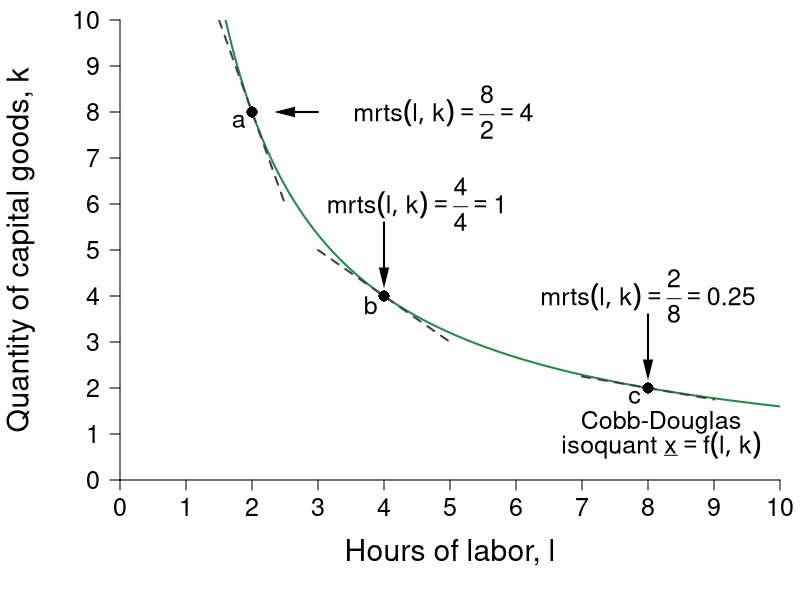

Recreate this plot in R.
#Graph Designer: Simon Halliday
#Authors: Bowles, Foley and Halliday
#Title: Coordination, Conflict and Competition: A Text in Microeconomics

library(shape)
pdf(file = "specprodexch/isoquant_trs.pdf", width = 7, height = 7)

#Set parameters for graphics
pointsize <- 1.8
axislabelsize <- 1.8
labelsize <- 1.5
namesize <- 1.8
annotatesize <- 1.5
graphlinewidth <- 2
segmentlinewidth <- 1.5


COL <- c("#7fc97f", "#beaed4", "#fdc086", "#ffff99", "#386cb0", "#f0027f", "#bf5b17", "#666666")
COLA <- c("#e0f3db", "#99d8c9","#66c2a4","#41ae76", "#238b45", "#005824")
COLB <- c("#c6dbef", "#4eb3d3", "#2b8cbe", "#0868ac","#084081")

#Edited the margins to cater for the larger LHS labels
par(mar =  c(6, 6, 1, 1))

uFn <- function(x, y, alpha = 0.5){
  (x^alpha)*(y^(1 - alpha))
}

indiffA <- function(x, alpha = 0.5, uA = 5) {
  (uA / x^alpha)^(1/(1 - alpha))
}

trsline <- function(x, constant = 10, slope = 4){
  constant - (slope)*x
}

xlims <- c(0, 10)
ylims <- c(0, 10)

npts <- 501 
x <- seq(xlims[1], xlims[2], length.out = npts)
y <- seq(ylims[1], ylims[2], length.out = npts) 
a <- c(2, 4, 6)

plot(0, 0, xlim = xlims, ylim = ylims, type = "n",
     xlab = expression(paste("")),
     ylab = expression(paste("")), 
     xaxt = "n", 
     yaxt = "n", 
     cex.lab = axislabelsize, 
     bty = "n", 
     xaxs = "i", 
     yaxs = "i"
)


ticksy <- seq(from = 0, to = ylims[2], by = 1)
ylabels <- seq(from = 0, to = ylims[2], by = 1)
ticksx <- seq(from = 0, to = xlims[2], by = 1)
xlabels <- seq(from = 0, to = xlims[2], by = 1)

axis(1, at = ticksx, pos = 0, labels = xlabels, cex.axis = labelsize)
axis(2, at = ticksy, pos = 0, labels = ylabels, las = 1, cex.axis = labelsize)

npts <- 500 
xx1 <- seq(xlims[1], xlims[2], length.out = npts)
xx2 <- seq(0, xlims[2], length.out = npts)
xx3 <- seq(1.5, 2.5, length.out = npts)
xx4 <- seq(3, 5, length.out = npts)
xx5 <- seq(7, 9, length.out = npts)

#Draw the graphs
lines(xx1, indiffA(xx1, alpha = 0.5, uA = 4), col = COLA[5], lwd = graphlinewidth)
lines(xx3, trsline(xx3, constant = 16), col = "grey26", lty = 2, lwd = graphlinewidth)
lines(xx4, trsline(xx4, constant = 8, slope = 1), col = "grey26", lty = 2, lwd = graphlinewidth)
lines(xx5, trsline(xx5, constant = 4, slope = 0.25), col = "grey26", lty = 2, lwd = graphlinewidth)

#Axis labels
mtext(expression(paste("Hours of labor, ", l)), side = 1, line = 3.5, cex = axislabelsize)
text(-1.5, 5, expression(paste("Quantity of capital goods, ", k)), xpd = TRUE, cex = axislabelsize, srt = 90) 

#Label the indifference curves
text(8.2, 1.25, expression("Cobb-Douglas"), cex = labelsize, xpd = TRUE)
text(8.2, 0.75, expression(paste("isoquant ", underline(x) ==f(l,k))), cex = labelsize, xpd = TRUE)

text(8, 4, expression(paste(mrts(l,k) == frac(2,8), phantom() == 0.25)), cex = labelsize, xpd = TRUE)
Arrows(8, 3.6, 8, 2.4, col = "black", lty = 1, lwd = 2, arr.type = "triangle", arr.lwd = 0.5)

text(4.5, 6, expression(paste(mrts(l,k) == frac(4,4), phantom()==1)), cex = labelsize)
Arrows(4, 5.6, 4, 4.4, col = "black", lty = 1, lwd = 2, arr.type = "triangle", arr.lwd = 0.5)

text(4.9, 8, expression(paste(mrts(l,k) == frac(8,2), phantom() == 4)), cex = labelsize)
Arrows(3, 8, 2.5, 8, col = "black", lty = 1, lwd = 2, arr.type = "triangle", arr.lwd = 0.5)


#Label feasible and infeasible
#Label removed for now
#text(8, 9, expression(paste(mrts(l,k) == frac(x[l], x[k]), phantom() == frac(mp[l], mp[k]), phantom() == -frac(dk,dl))), cex = labelsize, xpd = TRUE)


#Annotate points (4,4),(2,8),(8,2) on feasibility frontier
text(3.8, 3.8, expression(paste(b)), cex = labelsize)
points(4, 4, pch = 16, col = "black", cex = 1.5)

text(1.8, 7.8, expression(paste(a)), cex = labelsize)
points(2, 8, pch = 16, col = "black", cex = 1.5)

text(7.8, 1.8, expression(paste(c)), cex = labelsize)
points(8, 2, pch = 16, col = "black", cex = 1.5)


dev.off()
